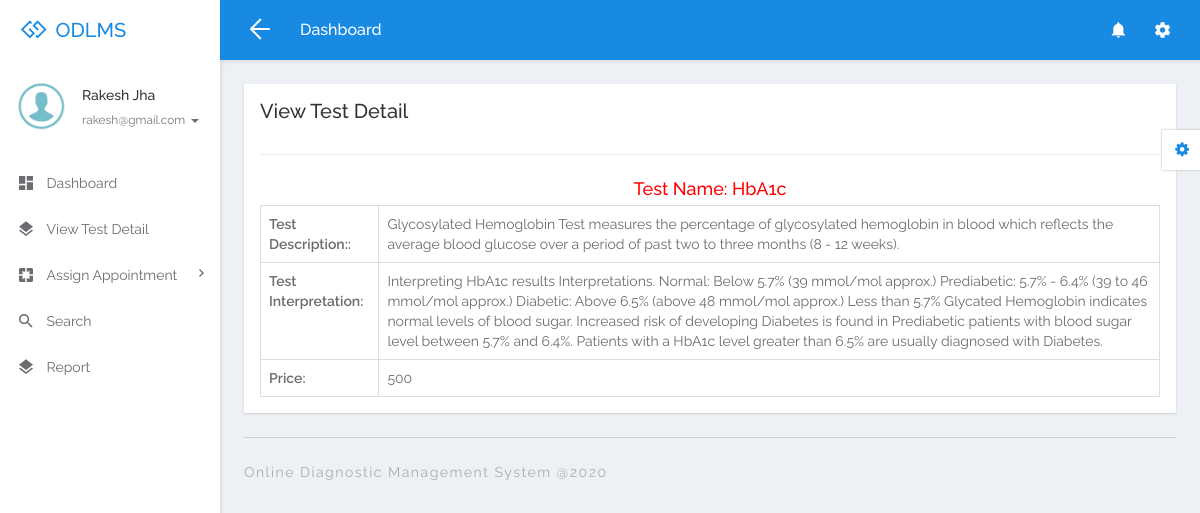
The app's page /odlms/employee/view-singletest-detail.php?viewid=1 (signed in) with its own data.
### tables this page shows
CREATE TABLE `tblemployee` (
  `ID` int(10) NOT NULL,
  `EmpID` varchar(120) DEFAULT NULL,
  `Name` varchar(200) DEFAULT NULL,
  `MobileNumber` bigint(10) DEFAULT NULL,
  `Email` varchar(200) DEFAULT NULL,
  `Address` mediumtext DEFAULT NULL,
  `Password` varchar(120) DEFAULT NULL,
  `JoiningDate` timestamp NULL DEFAULT current_timestamp()
);

CREATE TABLE `tbllabtest` (
  `ID` int(10) NOT NULL,
  `TestTitle` varchar(200) DEFAULT NULL,
  `TestDescription` mediumtext DEFAULT NULL,
  `TestInterpretation` mediumtext DEFAULT NULL,
  `Price` varchar(150) DEFAULT NULL,
  `UpdationDate` timestamp NULL DEFAULT current_timestamp()
);

### odlms/employee/view-singletest-detail.php (the view, shortened to what this page needs)
<?php
if (strlen($_SESSION['odlmseid']==0)) {
  header('location:logout.php');
  } else{
?>
<!DOCTYPE html>
<html lang="en">
<head>
  <link rel="stylesheet" href="libs/bower/font-awesome/css/font-awesome.min.css">
  <link rel="stylesheet" href="libs/bower/material-design-iconic-font/dist/css/material-design-iconic-font.css">
  <link rel="stylesheet" href="libs/bower/animate.css/animate.min.css">
  <link rel="stylesheet" href="libs/bower/fullcalendar/dist/fullcalendar.min.css">
  <link rel="stylesheet" href="libs/bower/perfect-scrollbar/css/perfect-scrollbar.css">
  <link rel="stylesheet" href="assets/css/bootstrap.css">
  <link rel="stylesheet" href="assets/css/core.css">
  <link rel="stylesheet" href="assets/css/app.css">
</head>
<body class="menubar-left menubar-unfold menubar-light theme-primary">
<?php include_once('includes/header.php');?>
<?php include_once('includes/sidebar.php');?>
<main id="app-main" class="app-main">
  <div class="wrap">
  <section class="app-content">
    <div class="row">
      <div class="col-md-12">
        <div class="widget">
          <header class="widget-header">
            <h3 class="widget-title">View Test Detail</h3>
          </header>
          <hr class="widget-separator">
          <div class="widget-body">
               <?php
                   $vid=$_GET['viewid'];
$sql="SELECT * from tbllabtest where ID=:vid";
$query = $dbh -> prepare($sql);
$query->bindParam(':vid',$vid,PDO::PARAM_STR);
$query->execute();
$results=$query->fetchAll(PDO::FETCH_OBJ);
$cnt=1;
if($query->rowCount() > 0)
{
foreach($results as $row)
{               ?>
  <h4 style="color: red;text-align: center;">Test Name:  <?php  echo htmlentities($row->TestTitle);?></h4>
             <table border="1" class="table table-bordered mg-b-0">
              <tr>
                <th>Test Description::</th>
                <td><?php  echo htmlentities($row->TestDescription);?></td>
              </tr>
              <tr>
                <th>Test Interpretation:</th>
                <td><?php  echo htmlentities($row->TestInterpretation);?></td>
              </tr>
              <tr>
                <th>Price:</th>
                <td><?php  echo htmlentities($row->Price);?></td>
              </tr>
            </table>
             <?php $cnt=$cnt+1;}} ?>
          </div>
        </div>
      </div>
    </div>
  </section>
</div>
  <?php include_once('includes/footer.php');?>
</main>
<?php include_once('includes/customizer.php');?>
</body>
</html>
<?php }  ?>

### odlms/employee/includes/sidebar.php (shortened to what this page needs)
<aside id="menubar" class="menubar light">
  <div class="app-user">
    <div class="media">
      <div class="media-left">
        <div class="avatar avatar-md avatar-circle">
          <a href="javascript:void(0)"><img class="img-responsive" src="assets/images/images.png" alt="avatar"/></a>
        </div>
      </div>
      <div class="media-body">
        <div class="foldable">
          <?php
$eid=$_SESSION['odlmseid'];
$sql="SELECT Name,Email from  tblemployee where ID=:eid";
$query = $dbh -> prepare($sql);
$query->bindParam(':eid',$eid,PDO::PARAM_STR);
$query->execute();
$results=$query->fetchAll(PDO::FETCH_OBJ);
foreach($results as $row)
{
$email=$row->Email;
$fname=$row->Name;
}   ?>
          <h5><a href="javascript:void(0)" class="username"><?php  echo $fname ;?></a></h5>
          <ul>
            <li class="dropdown">
              <a href="javascript:void(0)" class="dropdown-toggle usertitle" data-toggle="dropdown" aria-haspopup="true" aria-expanded="false">
                <small><?php  echo $email;?></small>
                <span class="caret"></span>
              </a>
            </li>
          </ul>
        </div>
      </div>
    </div>
  </div>
  <div class="menubar-scroll">
    <div class="menubar-scroll-inner">
      <ul class="app-menu">
        <li class="has-submenu">
          <a href="dashboard.php">
            <i class="menu-icon zmdi zmdi-view-dashboard zmdi-hc-lg"></i>
            <span class="menu-text">Dashboard</span>
          </a>
        </li>
        <li class="has-submenu">
          <a href="view-testdetail.php">
            <i class="menu-icon zmdi zmdi-layers zmdi-hc-lg"></i>
            <span class="menu-text">View Test Detail</span>
           </a>
        </li>
       <li class="has-submenu">
          <a href="javascript:void(0)" class="submenu-toggle">
            <i class="menu-icon zmdi zmdi-pages zmdi-hc-lg"></i>
            <span class="menu-text">Assign Appointment</span>
            <i class="menu-caret zmdi zmdi-hc-sm zmdi-chevron-right"></i>
          </a>
        </li>
        <li>
          <a href="search.php">
            <i class="menu-icon zmdi zmdi-search zmdi-hc-lg"></i>
            <span class="menu-text">Search</span>
          </a>
        </li>
        <li>
          <a href="appointment-collection-reports.php">
            <i class="menu-icon zmdi zmdi-layers zmdi-hc-lg"></i>
            <span class="menu-text">Report</span>
          </a>
        </li>
      </ul>
    </div>
  </div>
</aside>

### records on screen
tblemployee: Name "Rakesh Jha", Email "rakesh@gmail.com"
tbllabtest: TestTitle "HbA1c", TestDescription "Glycosylated Hemoglobin Test measures the percentage of glycosylated hemoglobin in blood which reflects the average blood glucose over a period of past two to three months (8 - 12 weeks).", TestInterpretation "Interpreting HbA1c results Interpretations. Normal: Below 5.7% (39 mmol/mol approx.) Prediabetic: 5.7% - 6.4% (39 to 46 mmol/mol approx.) Diabetic: Above 6.5% (above 48 mmol/mol approx.) Less than 5.7% Glycated Hemoglobin indicates normal levels of blood sugar. Increased risk of developing Diabetes is found in Prediabetic patients with blood sugar level between 5.7% and 6.4%. Patients with a HbA1c level greater than 6.5% are usually diagnosed with Diabetes.", Price "500"
